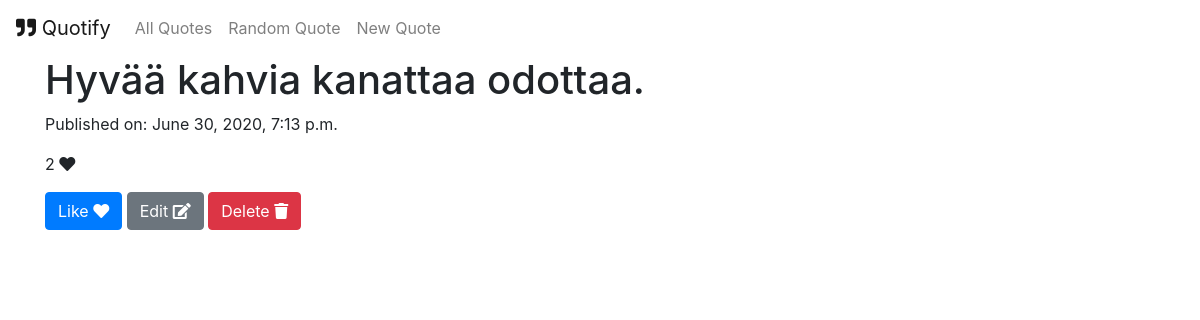
The page /quotes/9/ on the database as committed earlier.
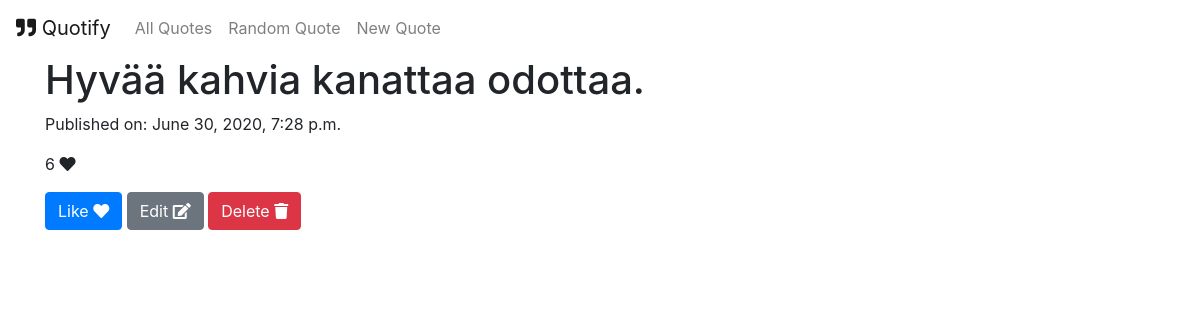
The same page on the database as committed later.
### quotes/models.py (models this page shows, shortened)
class Quote(models.Model):
    quote_text = models.CharField(max_length=1000)
    pub_date = models.DateTimeField('date published', auto_now=True)
    likes = models.IntegerField(default=0)

### quotes/views.py (the view)
# urls.py: path('<int:pk>/', views.DetailView.as_view(), name='detail'),
class DetailView(generic.DetailView):
    model = Quote
    template_name = 'quotes/detail.html'

### quotes/templates/quotes/detail.html
{% extends 'quotes/base.html' %}
{% block content %}
    <h1>{{ quote.quote_text }}</h1>
    <p>Published on: {{ quote.pub_date }}</p>
    <p>{{ quote.likes }} <i class="fas fa-heart"></i></p>
    <a class="btn btn-primary" href="{% url 'quotes:like' quote.id %}">Like <i class="fas fa-heart"></i></a>
    <a class="btn btn-secondary" href="{% url 'quotes:edit' quote.id %}">Edit <i class="fas fa-edit"></i></a>
    <a class="btn btn-danger" href="{% url 'quotes:delete' quote.id %}">Delete <i class="fas fa-trash"></i></a>
{% endblock %}

Rows that differ between the two databases and show on the page:
changed Quote "Hyvää kahvia kanattaa odottaa.": pub_date "June 30, 2020, 7:13 p.m." → "June 30, 2020, 7:28 p.m."; likes "2" → "6"
